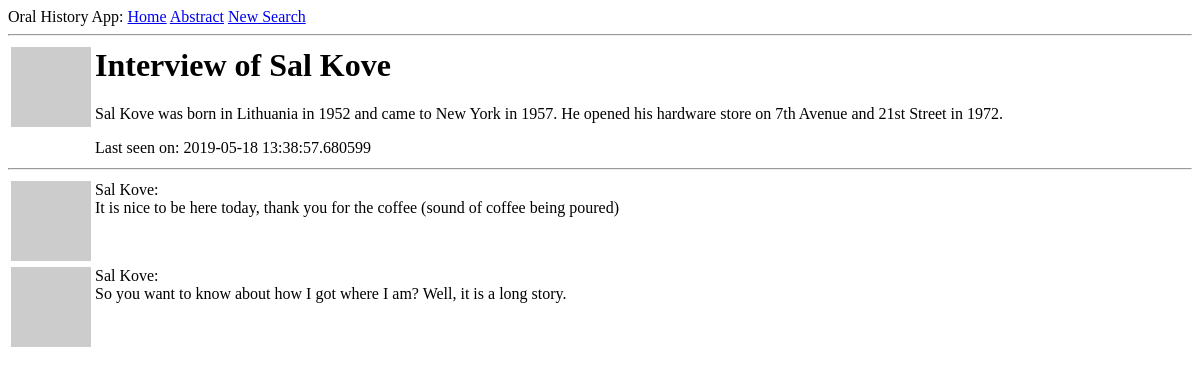
Page /user/Sal Kove (signed in) on the earlier database version.
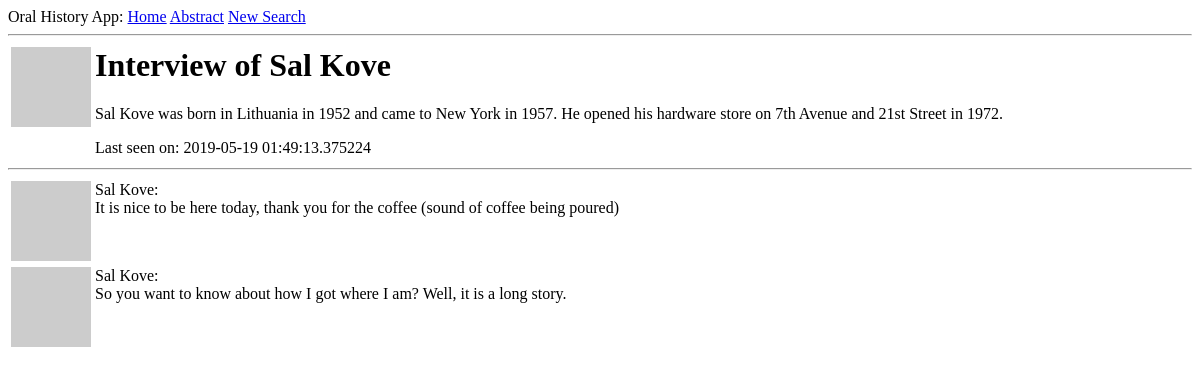
Same page on the later database version.
### app/models.py (models this page shows, shortened)
class User(UserMixin, db.Model):
    id = db.Column(db.Integer, primary_key=True)
    username = db.Column(db.String(64), index=True, unique=True)
    email = db.Column(db.String(120), index=True, unique=True)
    password_hash = db.Column(db.String(128))
    posts = db.relationship('Post', backref='author', lazy='dynamic')
    about_me = db.Column(db.String(140))
    last_seen = db.Column(db.DateTime, default=datetime.utcnow)
    def avatar(self, size):
        digest = md5(self.email.lower().encode('utf-8')).hexdigest()
        return 'https://www.gravatar.com/avatar/{}?d=identicon&s={}'.format(
            digest, size)

### app/routes.py (the view)
@app.route('/user/<username>')
@login_required
def user(username):
    user = User.query.filter_by(username=username).first_or_404()
    posts = [
        {'author': user, 'body': 'It is nice to be here today, thank you for the coffee (sound of coffee being poured)'},
        {'author': user, 'body': 'So you want to know about how I got where I am? Well, it is a long story.'}
    ]
    return render_template('user.html', user=user, posts=posts)

### app/models.py (called while the page is built)
@login.user_loader
def load_user(id):
    return User.query.get(int(id))

### app/routes.py (called while the page is built)
@app.before_request
def before_request():
    if current_user.is_authenticated:
        current_user.last_seen = datetime.utcnow()
        db.session.commit()

### app/templates/user.html (shortened to what this page needs)
{% extends "base.html" %}
{% block content %}
    <table>
        <tr valign="top">
            <td><img src="{{ user.avatar(128) }}"></td>
            <td>
                <h1>Interview of {{ user.username }}</h1>
                {% if user.about_me %}<p>{{ user.about_me }}</p>{% endif %}
                {% if user.last_seen %}<p>Last seen on: {{ user.last_seen }}</p>{% endif %}
            </td>
        </tr>
    </table>
    <hr>
    {% for post in posts %}
        {% include '_post.html' %}
    {% endfor %}
{% endblock %}

### app/templates/base.html (shortened to what this page needs)
<html>
    <head>
    </head>
    <body>
        <div>
            Oral History App:
            <a href="{{ url_for('index') }}">Home</a>
            {% if current_user.is_anonymous %}
            <a href="{{ url_for('login') }}">Find</a>
            {% else %}
            <a href="{{ url_for('user', username=current_user.username) }}">Abstract</a>
            <a href="{{ url_for('logout') }}">New Search</a>
            {% endif %}
        </div>
        <hr>
        {% block content %}{% endblock %}
    </body>
</html>

### app/templates/_post.html
<table>
    <tr valign="top">
        <td><img src="{{ post.author.avatar(36) }}"></td>
        <td>{{ post.author.username }}:<br>{{ post.body }}</td>
    </tr>
</table>

Differences in the rows shown:
changed User "Sal Kove": last_seen "2019-05-18 13:38:57.680599" → "2019-05-19 01:49:13.375224"
